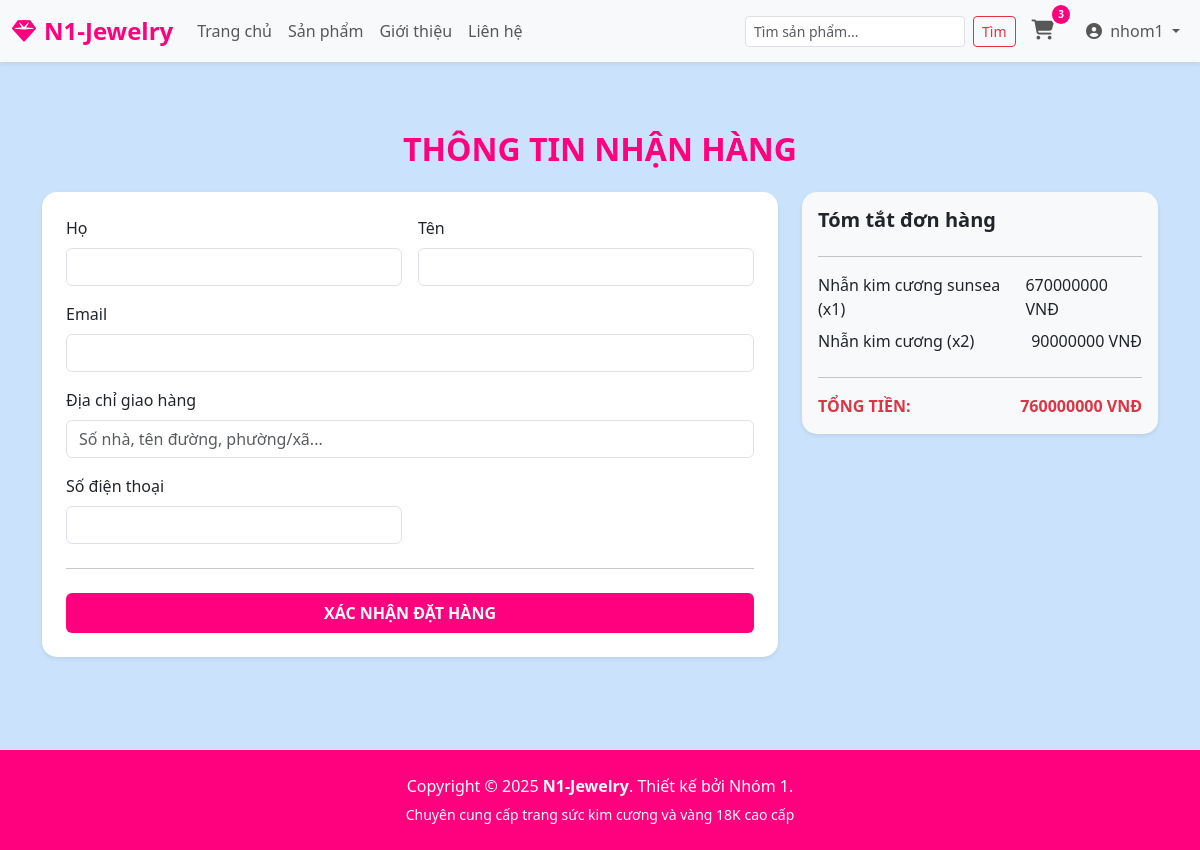
The app's page /checkout/ (signed in) with its own data.
### app/models.py (models this page shows, shortened)
class CartItem(models.Model):
    cart = models.ForeignKey(Cart, related_name='items', on_delete=models.CASCADE)
    product = models.ForeignKey(Product, on_delete=models.CASCADE)
    quantity = models.PositiveIntegerField(default=1)
    def get_cost(self):
        return self.product.price * self.quantity

class Product(models.Model):
    category = models.ForeignKey(Category, related_name='products', on_delete=models.CASCADE)
    name = models.CharField(max_length=200, db_index=True)
    slug = models.SlugField(max_length=200, db_index=True)
    material = models.CharField(max_length=100, default='Vàng 18K')
    gemstone = models.CharField(max_length=100, blank=True, null=True)
    size_weight = models.CharField(max_length=100, default='1.0 Carat')
    image = models.ImageField(upload_to='products/%Y/%m/%d', blank=True)
    description = models.TextField(blank=True)
    price = models.DecimalField(max_digits=15, decimal_places=2)
    available = models.BooleanField(default=True)
    created = models.DateTimeField(auto_now_add=True)
    updated = models.DateTimeField(auto_now=True)
    class Meta:
        indexes = [Index(fields=['id', 'slug'])]
        verbose_name_plural = 'N1-JEWELRY - Sản phẩm'

class Cart(models.Model):
    user = models.OneToOneField(User, on_delete=models.CASCADE)
    created_at = models.DateTimeField(auto_now_add=True)
    def get_total_price(self):
        return sum(item.get_cost() for item in self.items.all())

### app/views.py (the view)
# urls.py: path('checkout/', views.checkout, name='checkout'),
@login_required(login_url='app:login')
def checkout(request):
    cart = get_object_or_404(Cart, user=request.user)
    return render(request, 'app/product/checkout.html', {'cart': cart})

### app/context_processors.py (called while the page is built)
def cart_count(request):
    count = 0
    if request.user.is_authenticated:
        try:
            cart = Cart.objects.filter(user=request.user).first()
            if cart:
                items = CartItem.objects.filter(cart=cart)
                for item in items:
                    count += item.quantity
        except:
            count = 0
    return {'cart_item_count': count}

### app/templates/app/product/checkout.html (shortened to what this page needs)
{% extends "app/base.html" %}
{% block main_container %}
<div class="container mt-5">
    <h2 class="text-center mb-4" style="color: #ff007f; font-weight: bold;">THÔNG TIN NHẬN HÀNG</h2>
    <div class="row">
        <div class="col-md-8">
            <div class="card shadow-sm border-0 p-4" style="border-radius: 15px;">
                <form method="post">
                    <div class="row g-3">
                        <div class="col-md-6">
                            <label class="form-label">Họ</label>
                            <input type="text" name="first_name" class="form-control" required>
                        </div>
                        <div class="col-md-6">
                            <label class="form-label">Tên</label>
                            <input type="text" name="last_name" class="form-control" required>
                        </div>
                        <div class="col-12">
                            <label class="form-label">Email</label>
                            <input type="email" name="email" class="form-control" required>
                        </div>
                        <div class="col-12">
                            <label class="form-label">Địa chỉ giao hàng</label>
                            <input type="text" name="address" class="form-control" placeholder="Số nhà, tên đường, phường/xã..." required>
                        </div>
                        <div class="col-md-6">
                            <label class="form-label">Số điện thoại</label>
                            <input type="text" name="phone" class="form-control" required>
                        </div>
                    </div>
                    <hr class="my-4">
                    <button class="btn btn-danger w-100 py-2 fw-bold" type="submit" style="background-color: #ff007f; border: none;">XÁC NHẬN ĐẶT HÀNG</button>
                </form>
            </div>
        </div>
        <div class="col-md-4">
            <div class="card shadow-sm border-0 p-3 bg-light" style="border-radius: 15px;">
                <h5 class="fw-bold">Tóm tắt đơn hàng</h5>
                <hr>
                {% for item in cart.items.all %}
                <div class="d-flex justify-content-between mb-2">
                    <span>{{ item.product.name }} (x{{ item.quantity }})</span>
                    <span>{{ item.get_cost | floatformat:0 }} VNĐ</span>
                </div>
                {% endfor %}
                <hr>
                <div class="d-flex justify-content-between text-danger fw-bold">
                    <span>TỔNG TIỀN:</span>
                    <span>{{ cart.get_total_price | floatformat:0 }} VNĐ</span>
                </div>
            </div>
        </div>
    </div>
</div>
{% endblock main_container %}

### app/templates/app/base.html (shortened to what this page needs)
{% load static %}
<!DOCTYPE html>
<html>
<head>
    <link href="https://cdn.jsdelivr.net/npm/bootstrap@5.3.3/dist/css/bootstrap.min.css" rel="stylesheet">
    <link rel="stylesheet" href="https://cdnjs.cloudflare.com/ajax/libs/font-awesome/6.5.1/css/all.min.css">
    <link href="{% static 'app/css/style.css' %}" rel="stylesheet">
</head>
<body>
    <nav class="navbar navbar-expand-lg bg-body-tertiary shadow-sm sticky-top">
        <div class="container-fluid">
            <a class="navbar-brand d-flex align-items-center" href="{% url 'app:home' %}">
                <i class="fa-solid fa-gem" style="font-size: 24px;"></i>
                <span style="font-size: 24px; font-weight: 900; color: #ff007f; margin-left: 8px;">N1-Jewelry</span>
            </a>
            <div class="collapse navbar-collapse" id="navbarSupportedContent">
                <ul class="navbar-nav me-auto mb-2 mb-lg-0">
                    <li class="nav-item"><a class="nav-link" href="{% url 'app:home' %}">Trang chủ</a></li>
                    <li class="nav-item"><a class="nav-link" href="{% url 'app:product_list' %}">Sản phẩm</a></li>
                    <li class="nav-item"><a class="nav-link" href="{% url 'app:about' %}">Giới thiệu</a></li>
                    <li class="nav-item"><a class="nav-link" href="{% url 'app:contact' %}">Liên hệ</a></li>
                </ul>
                <form class="d-flex mx-2" role="search" method="GET" action="{% url 'app:search' %}">
                    <input class="form-control form-control-sm me-2" type="search" name="search_product" placeholder="Tìm sản phẩm...">
                    <button class="btn btn-outline-danger btn-sm" type="submit">Tìm</button>
                </form>
                <ul class="navbar-nav mb-2 mb-lg-0 align-items-center">
                    <li class="nav-item me-3">
                        <a class="nav-link cart-wrapper" href="{% url 'app:view_cart' %}">
                            <i class="fa-solid fa-cart-shopping" style="font-size: 20px;"></i>
                            <span class="cart-badge">{{ cart_item_count }}</span>
                        </a>
                    </li>
                    {% if user.is_authenticated %}
                        <li class="nav-item dropdown">
                            <a class="nav-link dropdown-toggle" href="#" role="button" data-bs-toggle="dropdown">
                                <i class="fas fa-user-circle me-1"></i> {{ user.username }}
                            </a>
                        </li>
                    {% else %}
                        <li class="nav-item"><a class="nav-link" href="{% url 'app:login' %}">Đăng nhập</a></li>
                        <li class="nav-item"><a class="nav-link" href="{% url 'app:register' %}">Đăng ký</a></li>
                    {% endif %}
                </ul>
            </div>
        </div>
    </nav>
    <div class="main-wrapper" style="min-height: 80vh; max-width: 1300px; margin: 0 auto; padding: 20px 15px;">
        {% block main_container %} {% endblock main_container %}
    </div>
    <footer class="text-center py-4 text-white mt-5">
        <div class="container">
            <p class="mb-1">Copyright © 2025 <strong>N1-Jewelry</strong>. Thiết kế bởi Nhóm 1.</p>
            <small>Chuyên cung cấp trang sức kim cương và vàng 18K cao cấp</small>
        </div>
    </footer>
</body>
</html>

### app/templates/app/base.html (style rules this page uses)
body { background: #cae2fbff; overflow-x: hidden; }
.fa-gem { color: #ff007f !important; }
footer { background-color: #ff007f !important; }
.cart-wrapper { position: relative; display: inline-block; }
.cart-badge { position: absolute; top: -8px; right: -10px; background-color: #ff007f; color: white; font-size: 10px; font-weight: bold; padding: 2px 6px; border-radius: 50%; border: 2px solid white; }

### records on screen
CartItem: product.name "Nhẫn kim cương sunsea", quantity "1", get_cost "670000000"
CartItem: product.name "Nhẫn kim cương", quantity "2", get_cost "90000000"
Cart: get_total_price "760000000"

### other values on screen
{{ cart_item_count }} "3"
{{ user.username }} "nhom1"
